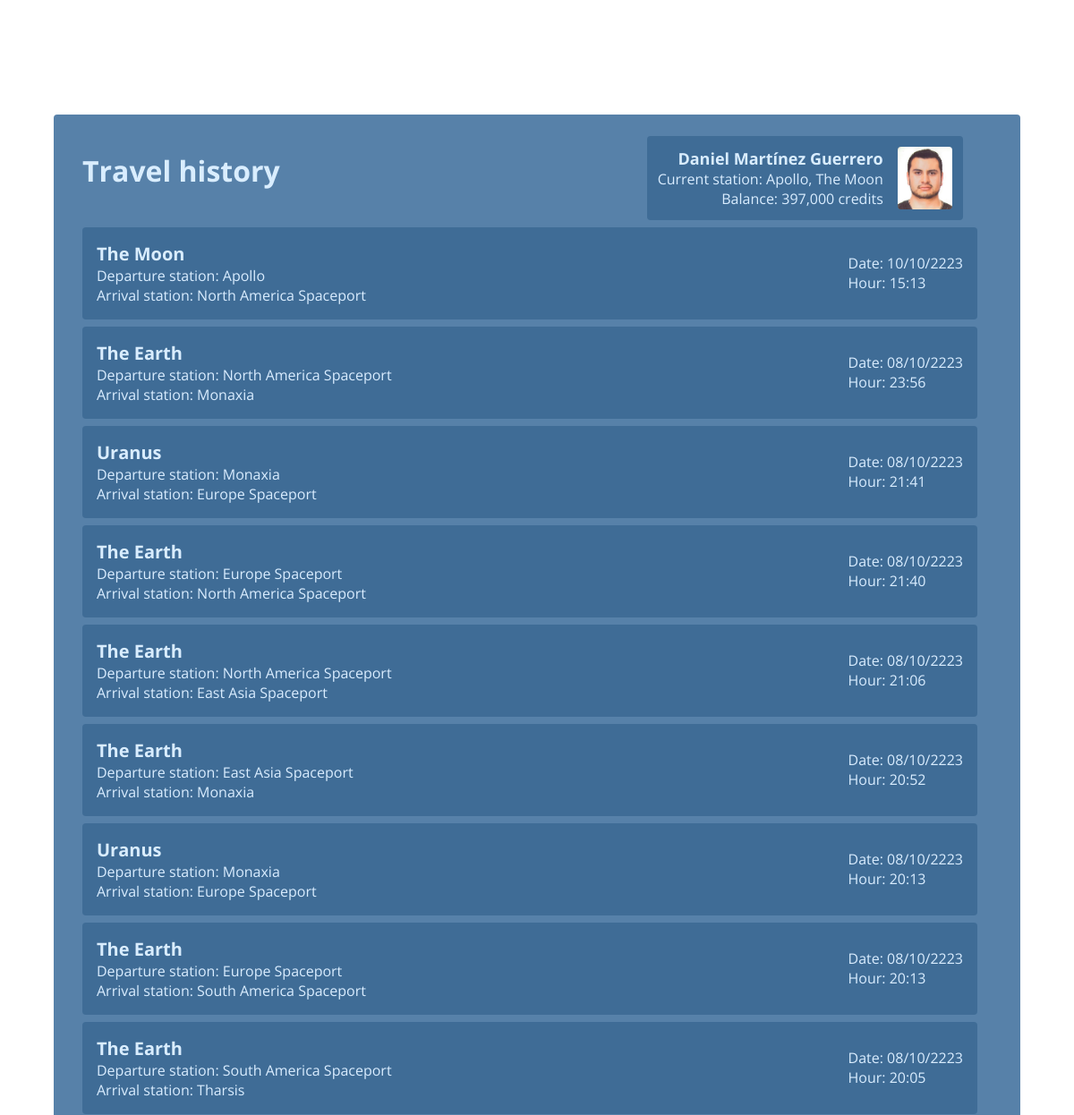
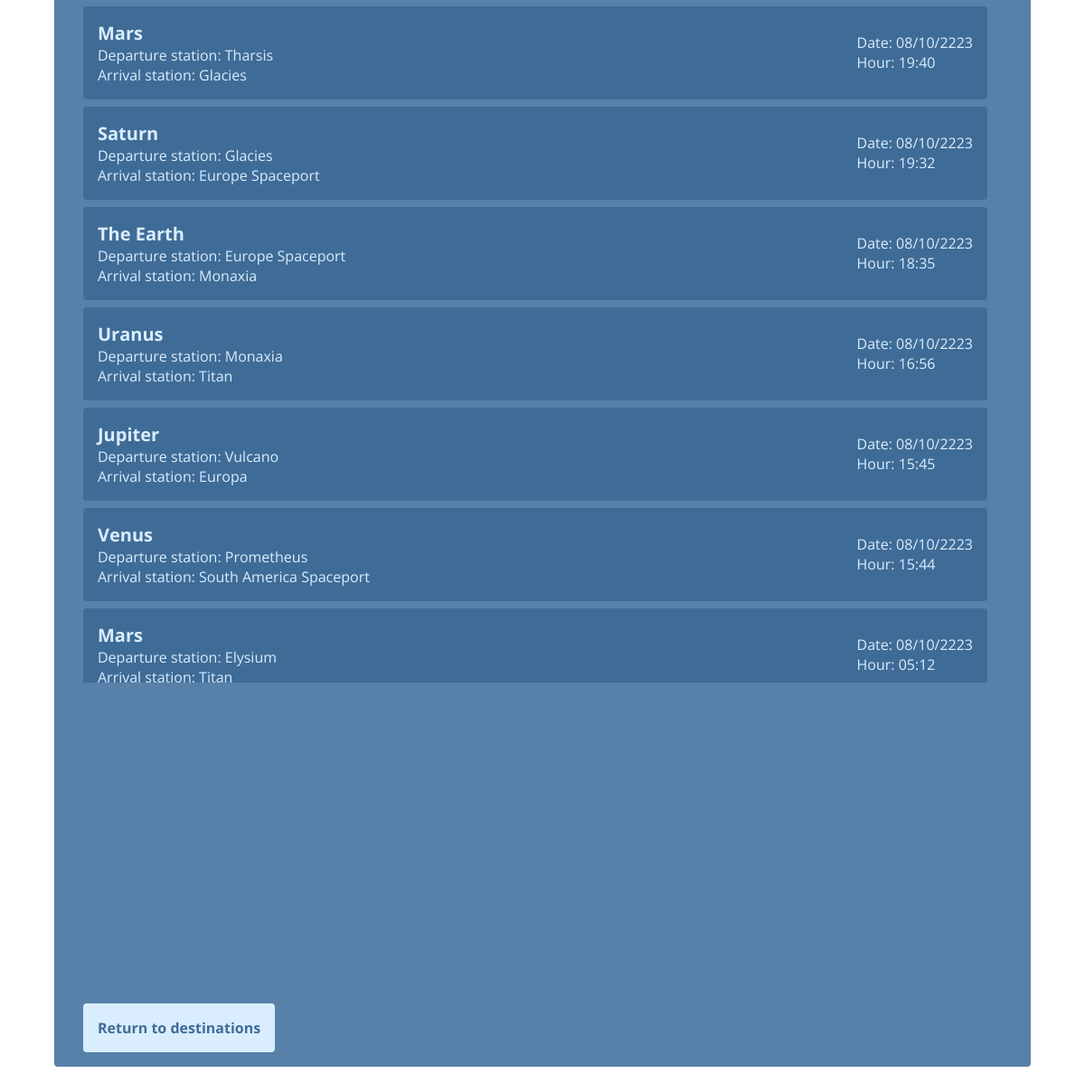
/travel-history.php (signed in), run on the app's committed database (2 pictures, top to bottom).
### tables this page shows
CREATE TABLE IF NOT EXISTS `usuario` (
  `idUsuario` int(11) NOT NULL AUTO_INCREMENT,
  `nombreUsuario` varchar(100) NOT NULL,
  `claveUsuario` varchar(8) NOT NULL,
  `passwordUsuario` varchar(16) NOT NULL,
  `edadUsuario` int(11) NOT NULL,
  `procedenciaUsuario` varchar(200) NOT NULL,
  `creditoUsuario` int(11) NOT NULL,
  `destinoActualUsuario` int(11) NOT NULL DEFAULT 0,
  `estacionActualUsuario` varchar(100) NOT NULL,
  PRIMARY KEY (`idUsuario`)
);

CREATE TABLE IF NOT EXISTS `destino` (
  `idDestino` int(11) NOT NULL AUTO_INCREMENT,
  `nombreDestino` varchar(100) NOT NULL,
  `descripcionDestino` varchar(500) NOT NULL,
  `gravedadDestino` float NOT NULL,
  `temperaturaDestino` float NOT NULL,
  `tiempoRotacionDestino` float NOT NULL DEFAULT 0,
  `tiempoTraslacionDestino` float NOT NULL DEFAULT 0,
  `distanciaDestino` float NOT NULL DEFAULT 0,
  `ordenDestino` int(11) NOT NULL,
  PRIMARY KEY (`idDestino`)
);

CREATE TABLE IF NOT EXISTS `viaje` (
  `idViaje` int(11) NOT NULL AUTO_INCREMENT,
  `fechaViaje` timestamp NULL DEFAULT NULL,
  `estacionOrigenViaje` varchar(50) DEFAULT NULL,
  `idUsuario` int(11) NOT NULL,
  `idEstacion` int(11) NOT NULL,
  PRIMARY KEY (`idViaje`),
  KEY `idEstacion` (`idEstacion`),
  KEY `idUsuario` (`idUsuario`),
  CONSTRAINT `viaje_ibfk_1` FOREIGN KEY (`idEstacion`) REFERENCES `estacion` (`idEstacion`),
  CONSTRAINT `viaje_ibfk_2` FOREIGN KEY (`idUsuario`) REFERENCES `usuario` (`idUsuario`)
);

CREATE TABLE IF NOT EXISTS `estacion` (
  `idEstacion` int(11) NOT NULL AUTO_INCREMENT,
  `nombreEstacion` varchar(100) NOT NULL,
  `descripcionEstacion` varchar(500) NOT NULL,
  `poblacionEstacion` int(11) NOT NULL,
  `tipoEstacion` varchar(1) NOT NULL,
  `idDestino` int(11) NOT NULL,
  PRIMARY KEY (`idEstacion`),
  KEY `idDestino` (`idDestino`),
  CONSTRAINT `estacion_ibfk_1` FOREIGN KEY (`idDestino`) REFERENCES `destino` (`idDestino`)
);

### travel-history.php (the view, shortened to what this page needs)
<?php
    require_once "conexion.php";
    $idUser = $_SESSION['idUser'];
    $viajesQuery = "SELECT v.fechaViaje, d.nombreDestino, v.estacionOrigenViaje, e.nombreEstacion FROM Viaje v, Estacion e, destino d, usuario u WHERE e.idDestino = d.idDestino AND v.idEstacion = e.idEstacion AND u.idUsuario = v.idUsuario AND u.idUsuario = $idUser ORDER BY v.fechaViaje DESC;";
    $viajes = $conexion->query($viajesQuery);
    $getUserQuery = "SELECT idUsuario, nombreUsuario, estacionActualUsuario, creditoUsuario FROM Usuario WHERE idUsuario = $idUser";
    $user = $conexion->query($getUserQuery)->fetch_object();
    $currentDestinationQuery = "SELECT d.nombreDestino FROM Destino d, Usuario u WHERE u.destinoActualUsuario = d.idDestino AND u.idUsuario = $idUser";
    $currentDestination = $conexion->query($currentDestinationQuery)->fetch_object();
    $extraYears = 200;
?>
<!DOCTYPE html>
<html lang="en">
<head>
    <link rel="stylesheet" href="CSS/style.css">
</head>
<body>
<div class="container container--station">
    <div class="window">
        <div class="window__header">
            <h1 class="window__title">Travel history</h1>
            <div class="profile">
                <div class="profile__center">
                    <h2 class="profile__name"><?php echo $user->nombreUsuario; ?></h2>
                    <p class="profile__station">Current station: <?php echo $user->estacionActualUsuario; ?>, <?php echo $currentDestination->nombreDestino; ?></p>
                    <p class="profile__balance">Balance: <?php echo number_format($user->creditoUsuario); ?> credits</p>
                </div>
                <div class="profile__right">
                    <img src="./Images/Profile_Pictures/<?php echo $user->idUsuario; ?>.jpeg" alt="Profile Picture" class="profile__img">
                </div>
            </div>
        </div>
        <div class="travel-container">
            <?php
                while($viaje = $viajes->fetch_object()) {
            ?>
                <div class="travel">
                    <div class="travel__left">
                        <h2 class="travel__title travel__destination"><?php echo $viaje->nombreDestino; ?></h2>
                        <h3 class="travel__text travel__station">Departure station: <?php echo $viaje->nombreEstacion; ?></h3>
                        <h3 class="travel__text travel__date">Arrival station: <?php echo $viaje->estacionOrigenViaje; ?></h3>
                    </div>
                    <div class="travel__right">
                        <h3 class="travel__text travel__date">Date: <?php
                            $date = $viaje->fechaViaje;
                            $year = substr($date, 0, 4) + $extraYears;
                            $month = substr($date, 5, 2);
                            $day = substr($date, 8, 2);
                            echo $newDate = $day."/".$month."/".$year;
                            ?>
                        </h3>
                        <h3 class="travel__text travel__date">Hour: <?php
                             $date = $viaje->fechaViaje;
                             $hour = substr($date, 11, 2);
                             $minute = substr($date, 14, 2);
                             echo $newHour = $hour.":".$minute;
                             ?></h3>
                    </div>
                </div>
            <?php
                }
            ?>
        </div>
        <a href="javascript:history.back()" class="link link--return">Return to destinations</a>
    </div>
</div>
</body>
</html>

### CSS/style.css (style rules this page uses)
:root { --window-background-color: #396B9A; --window-opacity: .85; --grid-option-background-color: #1d5284; --grid-option-background-color-hover: #13497b; --grid-option-background-opacity: .9; --grid-option-width: 25vw; --grid-option-height: 300px; --station-background-color: #1d5284; --station-background-color-hover: #13497b; --font-color: #d3eaff; --return-button-background-color: #d3eaff; --return-button-font-color: #1d5284; --button-primary-color: #05192c; --button-primary-color-hover: #123150; --button-primary-font-color: #d3eaff; --button-secondary-color: #d3eaff; --button-secondary-color-hover: #ebf6ff; --button-secondary-font-color: #05192c; }
* { padding: 0; margin: 0; box-sizing: border-box; font-family: 'Open Sans', Arial; scroll-behavior: smooth; }
body { overflow: hidden; }

### CSS/container.css (style rules this page uses)
.container { display: flex; flex-direction: column; justify-content: center; align-items: center; width: 100%; min-height: 100vh; padding: 2rem; overflow: hidden; color: var(--font-color); }

### CSS/window.css (style rules this page uses)
.window { position: relative; background: var(--window-background-color); padding: 1.5rem 2rem 5rem; opacity: var(--window-opacity); width: 90vw; height: 90vh; border-radius: 4px; overflow: hidden; }
.window__header { display: flex; justify-content: space-between; align-items: center; padding-right: 2rem; }
.window__title { margin-bottom: 1rem; }

### CSS/profile.css (style rules this page uses)
.profile { display: flex; justify-content: space-between; align-items: center; background: var(--station-background-color); padding: .75rem; border-radius: 4px; }
.profile__center { text-align: right; margin-right: 1rem; }
.profile__right { display: flex; align-items: center; }
.profile__name { font-size: 18px; }
.profile__img { height: 70px; border-radius: 4px; background: var(--window-background-color); }

### CSS/travel.css (style rules this page uses)
.travel-container { overflow-y: scroll; height: 80%; padding-right: 1rem; }
.travel { display: flex; justify-content: space-between; align-items: center; background: var(--station-background-color); margin: .5rem 0; padding: 1rem; border-radius: 4px; }
.travel__title { font-size: 20px; }
.travel__text { font-weight: normal; font-size: 16px; }

### CSS/link.css (style rules this page uses)
.link { text-decoration: none; }
.link--return { position: absolute; bottom: 1rem; left: 2rem; display: flex; justify-content: center; align-items: center; background: var(--return-button-background-color); color: var(--return-button-font-color); padding: 1rem; border-radius: 4px; min-width: 150px; font-weight: bold; transition: 200ms ease background; }

### data on the page
usuario: nombreUsuario "Daniel Martínez Guerrero", estacionActualUsuario "Apollo", creditoUsuario "397,000"
destino: nombreDestino "The Moon"
viaje: destino.nombreDestino "The Moon", idEstacion.nombreEstacion "Apollo", estacionOrigenViaje "North America Spaceport", fechaViaje "10/10/2223", fechaViaje "15:13"
viaje: destino.nombreDestino "The Earth", idEstacion.nombreEstacion "North America Spaceport", estacionOrigenViaje "Monaxia", fechaViaje "08/10/2223", fechaViaje "23:56"
viaje: destino.nombreDestino "Uranus", idEstacion.nombreEstacion "Monaxia", estacionOrigenViaje "Europe Spaceport", fechaViaje "08/10/2223", fechaViaje "21:41"
viaje: destino.nombreDestino "The Earth", idEstacion.nombreEstacion "Europe Spaceport", estacionOrigenViaje "North America Spaceport", fechaViaje "08/10/2223", fechaViaje "21:40"
viaje: destino.nombreDestino "The Earth", idEstacion.nombreEstacion "North America Spaceport", estacionOrigenViaje "East Asia Spaceport", fechaViaje "08/10/2223", fechaViaje "21:06"
viaje: destino.nombreDestino "The Earth", idEstacion.nombreEstacion "East Asia Spaceport", estacionOrigenViaje "Monaxia", fechaViaje "08/10/2223", fechaViaje "20:52"
viaje: destino.nombreDestino "Uranus", idEstacion.nombreEstacion "Monaxia", estacionOrigenViaje "Europe Spaceport", fechaViaje "08/10/2223", fechaViaje "20:13"
viaje: destino.nombreDestino "The Earth", idEstacion.nombreEstacion "Europe Spaceport", estacionOrigenViaje "South America Spaceport", fechaViaje "08/10/2223", fechaViaje "20:13"
viaje: destino.nombreDestino "The Earth", idEstacion.nombreEstacion "South America Spaceport", estacionOrigenViaje "Tharsis", fechaViaje "08/10/2223", fechaViaje "20:05"
viaje: destino.nombreDestino "Mars", idEstacion.nombreEstacion "Tharsis", estacionOrigenViaje "Glacies", fechaViaje "08/10/2223", fechaViaje "19:40"
viaje: destino.nombreDestino "Saturn", idEstacion.nombreEstacion "Glacies", estacionOrigenViaje "Europe Spaceport", fechaViaje "08/10/2223", fechaViaje "19:32"
viaje: destino.nombreDestino "The Earth", idEstacion.nombreEstacion "Europe Spaceport", estacionOrigenViaje "Monaxia", fechaViaje "08/10/2223", fechaViaje "18:35"
viaje: destino.nombreDestino "Uranus", idEstacion.nombreEstacion "Monaxia", estacionOrigenViaje "Titan", fechaViaje "08/10/2223", fechaViaje "16:56"
viaje: destino.nombreDestino "Jupiter", idEstacion.nombreEstacion "Vulcano", estacionOrigenViaje "Europa", fechaViaje "08/10/2223", fechaViaje "15:45"
viaje: destino.nombreDestino "Venus", idEstacion.nombreEstacion "Prometheus", estacionOrigenViaje "South America Spaceport", fechaViaje "08/10/2223", fechaViaje "15:44"
viaje: destino.nombreDestino "Mars", idEstacion.nombreEstacion "Elysium", estacionOrigenViaje "Titan", fechaViaje "08/10/2223", fechaViaje "05:12"
